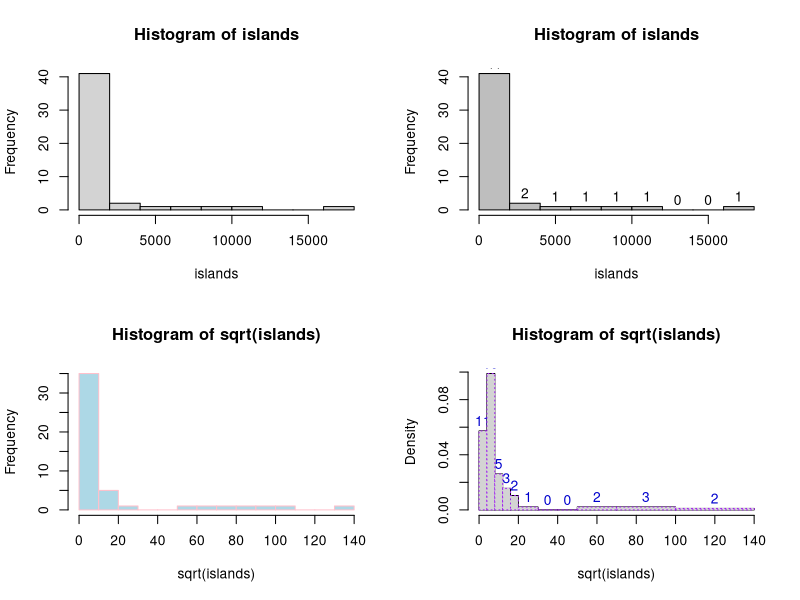

Write R code to recreate this figure.
# Rscript saveplot.r #arg1 arg2
# R CMD BATCH --no-save "--args arg1 arg2" saveplot.r

#! /path/to/Rscript
#args <- commandArgs(TRUE)

#! /path/to/Rscript

jpeg(file = "myplot.jpeg")

op <- par(mfrow = c(2, 2))
hist(islands)
utils::str(hist(islands, col = "gray", labels = TRUE))

hist(sqrt(islands), breaks = 12, col = "lightblue", border = "pink")
##-- For non-equidistant breaks, counts should NOT be graphed unscaled:
r <- hist(sqrt(islands), breaks = c(4*0:5, 10*3:5, 70, 100, 140),
          col = "blue1")
text(r$mids, r$density, r$counts, adj = c(.5, -.5), col = "blue3")
sapply(r[2:3], sum)
sum(r$density * diff(r$breaks)) # == 1
lines(r, lty = 3, border = "purple") # -> lines.histogram(*)
par(op)

require(utils) # for str
str(hist(islands, breaks = 12, plot =  FALSE)) #-> 10 (~= 12) breaks
str(hist(islands, breaks = c(12,20,36,80,200,1000,17000), plot = FALSE))

dev.off()

q(status=0)

#Format	    Driver	      Notes
#JPG	        jpeg	        Can be used anywhere, but doesn't resize
#PNG	        png	          Can be used anywhere, but doesn't resize
#WMF	        win.metafile	Windows only; best choice with Word; easily resizable
#PDF	        pdf	          Best choice with pdflatex; easily resizable
#Postscript  postscript	  Best choice with latex and Open Office; easily resizable

## read table to R and change to vector
# d<-read.table("filename")
# r<-unlist(d)
